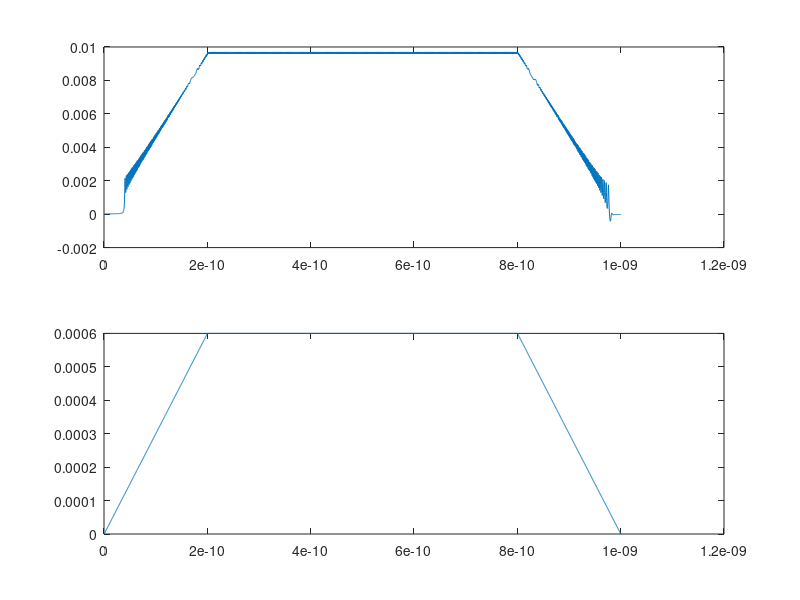

The MATLAB script that drew this image:
% JJ Oscilation example test in matlab

hn = 0.25E-12;
N = 4000;
Rn = 16;
R0 = 16;
Vg = 2.5E-3;
C = 0.07E-12;
Icrit = 0.1E-3;
IA = 0;
hbar_2e = 3.038510188E15;
for i = 1:(200E-12/hn - 1)
    IA = [IA, (600E-6 - 0)/(200E-12 - 0) * (i*hn)];
end
IA = [IA, 600E-6*ones(1, N-1600)];
for i = (400E-12/hn):(600E-12/hn - 1)
    IA = [IA, 600E-6 + (0 - 600E-6)/(600E-12 - 400E-12 - 0) * (i*hn - 400E-12)];
end

Vpn_1 = 0;
Vnn_1 = 0;
Vpn_1d = 0;
Vpn_2 = 0;
Vnn_2 = 0;
Vpn_2d = 0;

phin_1 = 0;
phin_2 = 0;

T = zeros(1, N);

%           V+                  V-              Phi
rBp =   [  2*C/hn + 1/Rn,    -2*C/hn - 1/Rn,     0];
rBn =   [ -2*C/hn - 1/Rn,     2*C/hn + 1/Rn,     0];
rPhi=   [-hn/2 * hbar_2e,    hn/2 * hbar_2e,     1];

A = [rBp; rBn; rPhi];
A = A(2:3, 2:3);
RHS = zeros(1, 2);
LHS = zeros(1, 2);
Vp = zeros(1, N);
Vn = zeros(1, N);
Phi = zeros(1, N);

for i = 1:N
    V_P = LHS(1);
    %V_N = LHS(2);
    Phi_n = LHS(2);
    Is = -Icrit * sin(phin_1 + hn/2 * hbar_2e * (Vpn_1 + Vpn_1 + hn*(Vpn_1d))) + ((2*C/hn) * Vpn_1) + (C * Vpn_1d);
    RHS_IAp = IA(i) + Is;
    %RHS_IAn = -IA(i);
    RHS_Phin_1 = phin_1 + (hn/2 * hbar_2e)*(Vpn_1);
    RHS = [RHS_IAp; RHS_Phin_1];
    LHS = A\RHS;
    Vp(i) = LHS(1);
    %Vn(i) = LHS(2);
    Phi(i) = LHS(2);
    T(i) = hn*i;
    phin_1 = RHS_Phin_1;
    Vpn_2 = Vpn_1;
    Vpn_1 = LHS(1);
    Vpn_2d = Vpn_1d;
    Vpn_1d = (2/hn)*(Vpn_1 - Vpn_2) - Vpn_2d;
    %Vnn_1 = LHS(2);
end

figure;
subplot(2, 1, 1);
plot(T, Vp);
subplot(2, 1, 2);
plot(T, IA);